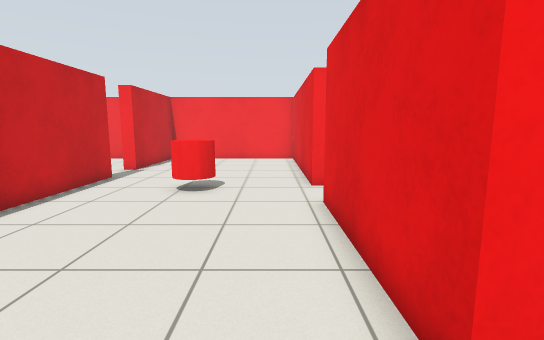
view 1 (above)

17 first-person views from a walk through a robot-simulator world made for Gazebo. The camera is 1 m above the floor, tilts 8° down and sees 85° across. The floor is counted in squares, 0.5 m on a side. Each view is taken from the middle of a square. On the plan, view 1 faces up. The plan holds only what a view shows up to about 17 squares ahead; the rest is blank.

view 2
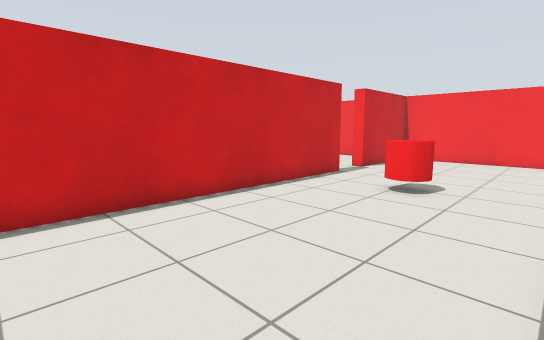

view 3
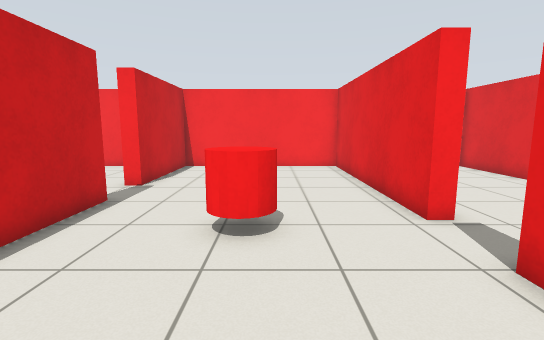

view 4
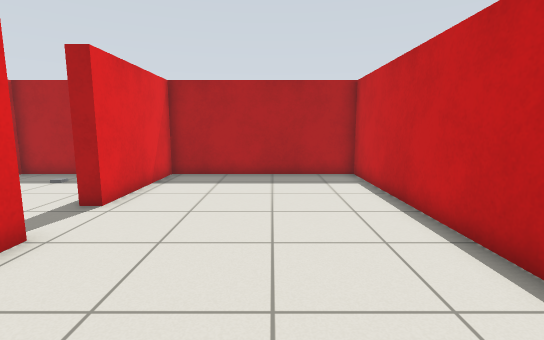

view 5
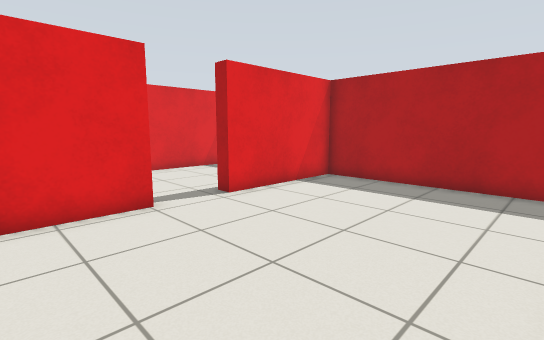

view 6
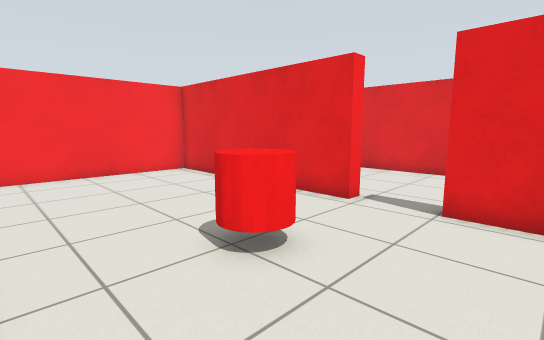

view 7
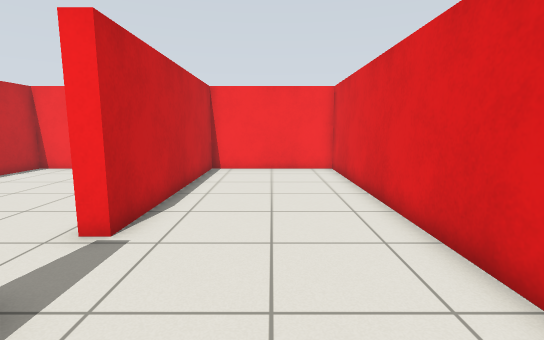

view 8
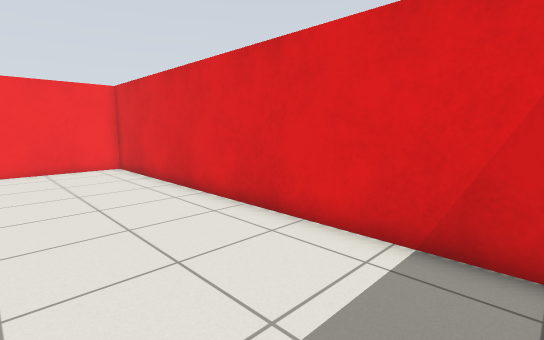

view 9
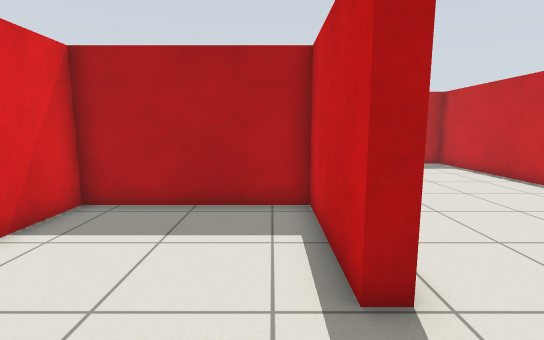

view 10
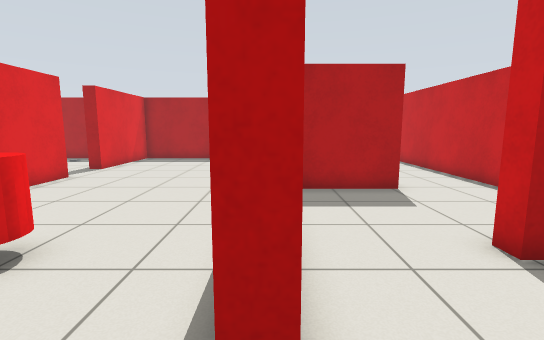

view 11
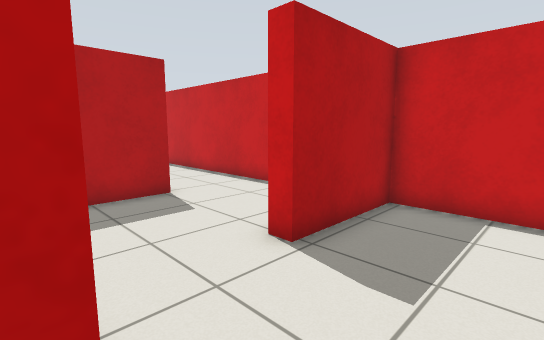

view 12
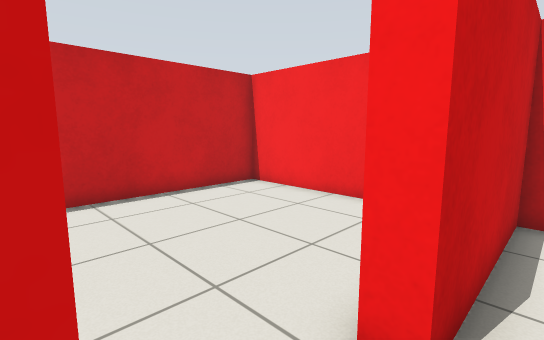

view 13
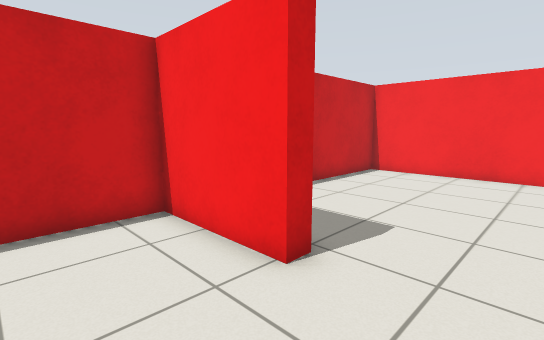

view 14
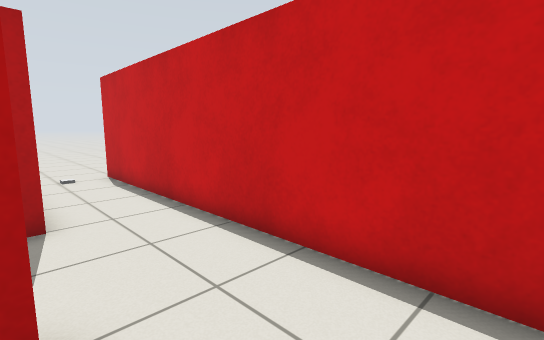

view 15
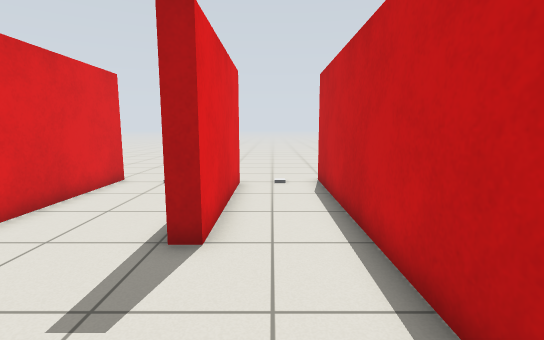

view 16
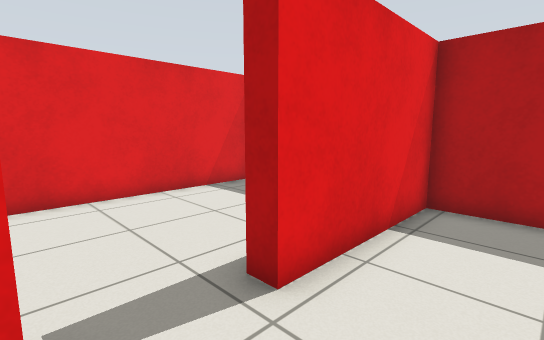

view 17
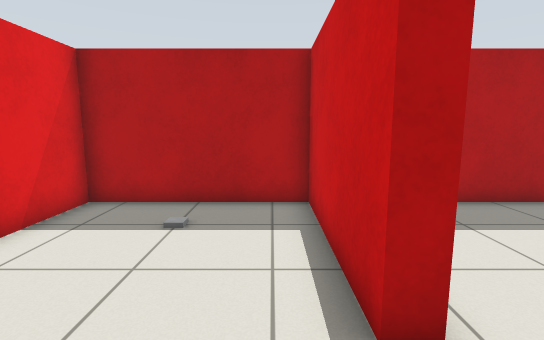

### Floor plan
Ten units are one square. View 1 is at (0, 0); x grows to the right and y downward. Boxes are objects, and circles mark ways between rooms. Rooms are numbered by the first view taken in them; rooms with no view inside come last. Other rooms are left out.
<svg viewBox="-155 -202 240 282">
<path fill="none" stroke="#000" d="M14 -103 14 -197 -66 -197 -66 -143 -72 -143M-72 -121 -66 -121 -66 59 14 59 14 5M14 -19 14 -79M14 -79 20 -79 20 -34 80 -34 80 -197 20 -197 20 -103 14 -103M-108 -97 -108 -91M-112 -43 -80 -43M-108 -91 -148 -91 -148 -34M14 5 20 5 20 59 80 59 80 -16M20 -19 14 -19M-85 -197 -148 -197 -148 -97 -108 -97M-118 59 -118 -1M-148 -34 -148 65"/>
<rect x="-35" y="-105" width="20" height="20" fill="#bbb"><title>red cylinder</title></rect>
<circle cx="20" cy="-90" r="3" fill="#2a7"/>
<circle cx="20" cy="-5" r="3" fill="#2a7"/>
<circle cx="-70" cy="-135" r="3" fill="#2a7"/>
<circle cx="-110" cy="-65" r="3" fill="#2a7"/>
<circle cx="-90" cy="-90" r="3" fill="#2a7"/>
<circle cx="-130" cy="-40" r="3" fill="#2a7"/>
<text x="-30" y="-70">1</text>
<text x="50" y="-110">2</text>
<text x="-90" y="-70">3</text>
<text x="-130" y="-60">4</text>
<text x="50" y="10">5</text>
<text x="-110" y="-150">6</text>
<text x="-130" y="20">7</text>
</svg>
Room 1 opens to room 2. Room 1 opens to room 5. Room 1 opens to room 6. Room 3 opens to room 4. Room 3 opens to room 6. Room 4 opens to room 7.

Where each view was taken, in squares from view 1:
view 1: 0 up, 0 right, facing up
view 2: 0 up, 1 right, facing up-left
view 3: 4 up, 2 left, facing up
view 4: 7 up, 3 left, facing down
view 5: 5 up, 6 left, facing down-right
view 6: 6 up, 6 left, facing up-right
view 7: 5 up, 5 right, facing up
view 8: 4 up, 3 right, facing up-right
view 9: 11 up, 3 right, facing down
view 10: 14 up, 7 left, facing down
view 11: 13 up, 7 left, facing down-left
view 12: 12 up, 6 left, facing up-left
view 13: 6 up, 8 left, facing up-left
view 14: 7 up, 11 left, facing down-left
view 15: 5 up, 13 left, facing down
view 16: 2 up, 1 left, facing down-right
view 17: 2 up, 3 right, facing down
